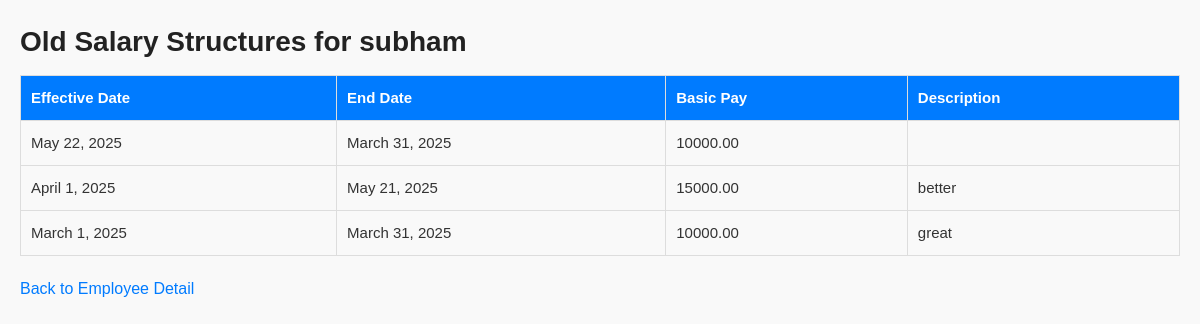
The page /employees/123/old_salary_structures/ on the database as committed earlier.
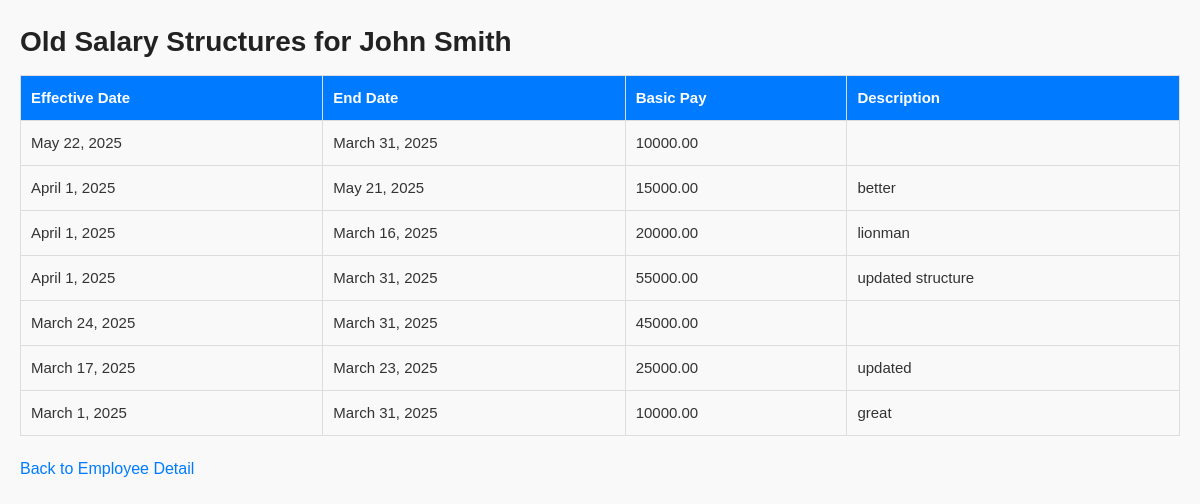
The same page on the database as committed later.
### payroll/models.py (models this page shows, shortened)
class Employee(models.Model):
    employee_id = models.CharField(max_length=20, unique=True)
    name = models.CharField(max_length=100)
    is_active = models.BooleanField(default=True)

class SalaryStructure(models.Model):
    employee = models.ForeignKey(
        Employee, on_delete=models.CASCADE, related_name="salary_structures"
    )
    effective_date = models.DateField(default=timezone.now)
    end_date = models.DateField(null=True, blank=True)
    basic_pay = models.DecimalField(max_digits=10, decimal_places=2, default=0)
    incentive_eligibility = models.BooleanField(default=False)
    is_active = models.BooleanField(default=True)
    description = models.TextField(blank=True, null=True)
    created_at = models.DateTimeField(default=timezone.now)
    updated_at = models.DateTimeField(default=timezone.now)
    created_by = models.IntegerField(null=True, blank=True)
    updated_by = models.IntegerField(null=True, blank=True)
    class Meta:
        ordering = ["-effective_date"]

### payroll/views.py (the view)
def old_salary_structures(request, employee_id):
    employee = get_object_or_404(Employee, employee_id=employee_id)
    old_salary_structures = employee.salary_structures.filter(is_active=False)
    return render(
        request,
        "payroll/old_salary_structures.html",
        {"employee": employee, "old_salary_structures": old_salary_structures},
    )

### payroll/templates/payroll/old_salary_structures.html (shortened to what this page needs)
<!DOCTYPE html>
<html>
<head>
</head>
<body>
    <h1>Old Salary Structures for {{ employee.name }}</h1>
    {% if old_salary_structures %}
    <table border="1">
        <tr>
            <th>Effective Date</th>
            <th>End Date</th>
            <th>Basic Pay</th>
            <th>Description</th>
        </tr>
        {% for ss in old_salary_structures %}
        <tr>
            <td>{{ ss.effective_date }}</td>
            <td>{{ ss.end_date }}</td>
            <td>{{ ss.basic_pay }}</td>
            <td>{{ ss.description }}</td>
        </tr>
        {% endfor %}
    </table>
    {% else %}
    <p>No old salary structures available.</p>
    {% endif %}
    <p><a href="{% url 'employee_detail' employee.employee_id %}">Back to Employee Detail</a></p>
</body>
</html>

### payroll/templates/payroll/styles.html (style rules this page uses)
body { font-family: 'Arial', sans-serif; font-size: 16px; line-height: 1.6; color: #333; background: #f9f9f9; margin: 20px; }
h1, h2, h3, h4, h5, h6 { font-family: 'Poppins', sans-serif; color: #222; margin-bottom: 10px; }
h1 { font-size: 28px; font-weight: bold; }
p { font-size: 16px; color: #444; margin-bottom: 15px; }
a { text-decoration: none; color: #007BFF; transition: color 0.3s ease; }
table { width: 100%; border-collapse: collapse; margin-bottom: 20px; background: #fff; font-size: 15px; }
th, td { border: 1px solid #ddd; padding: 10px; text-align: left; }
th { background: #007BFF; color: #fff; font-weight: 600; }
td { background: #f9f9f9; }

Rows that differ between the two databases and show on the page:
changed Employee: name "subham" → "John Smith"
now on this page (row edited): SalaryStructure: effective_date "April 1, 2025", end_date "March 16, 2025", basic_pay "20000.00", description "lionman"
added SalaryStructure: effective_date "April 1, 2025", end_date "March 31, 2025", basic_pay "55000.00", description "updated structure"
added SalaryStructure: effective_date "March 24, 2025", end_date "March 31, 2025", basic_pay "45000.00"
added SalaryStructure: effective_date "March 17, 2025", end_date "March 23, 2025", basic_pay "25000.00", description "updated"
